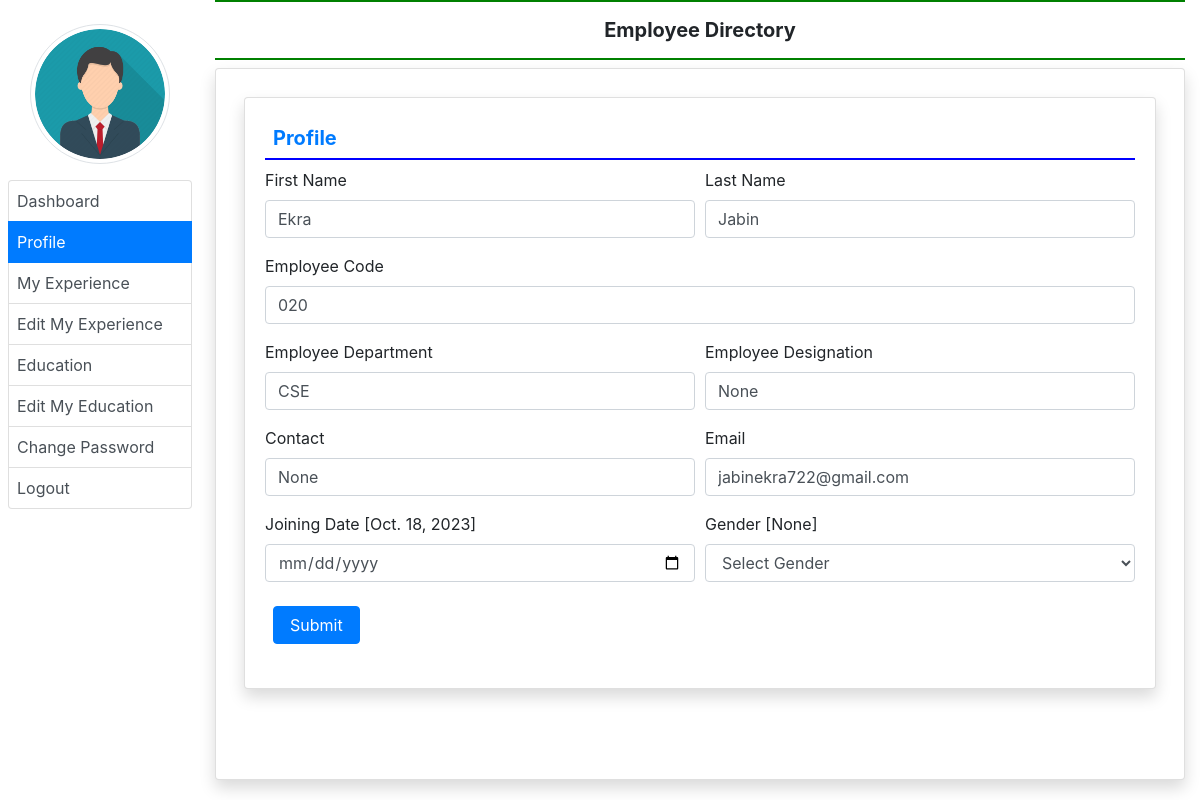
Page /profile/ (signed in) on the committed database.
### employee/models.py (models this page shows, shortened)
class EmployeeDetail(models.Model):
    user = models.ForeignKey(User,on_delete=models.CASCADE)
    empcode = models.CharField(max_length=50)
    empdept = models.CharField(max_length=100,null=True)
    designation = models.CharField(max_length=100,null=True)
    contact = models.CharField(max_length=50,null=True)
    gender = models.CharField(max_length=50,null=True)
    joiningdate = models.DateField(null=True)

### employee/views.py (the view, shortened to what this page needs)
# urls.py: path('profile/',profile,name='profile'),
def profile(request):
    if not request.user.is_authenticated:
        return redirect('emp_login')
    error = ""
    user = request.user
    employee = EmployeeDetail.objects.get(user = user)
    return render(request,'profile.html',locals())

### employee/templates/profile.html (shortened to what this page needs)
{% extends 'emp_base.html' %}
{% block main %}
<div class="card shadow m-2">
    <div class="card-body">
        <h5 class="p-2 text-primary" style="border-bottom:2px solid blue"><b>Profile</b></h5>
        <div vlass="Container-fluid">
            <form method="post" name="signup" onsubmit="return checkpassword()">
                <div class="form-row">
                    <div class="col-sm-6">
                        <div class="form-group">
                            <label>First Name</label>
                            <input type="text" name="firstname" class="form-control" placeholder="Enter First Name" pattern="[A-Za-z]+" value = "{{employee.user.first_name}}">
                        </div>
                    </div>
                    <div class="col-sm-6">
                        <div class="form-group">
                            <label>Last Name</label>
                            <input type="text" name="lastname" class="form-control" placeholder="Enter Last Name" pattern="[A-Za-z]+" value = "{{employee.user.last_name}}" >
                        </div>
                    </div>
                    <div class="col-sm-12">
                        <div class="form-group">
                            <label>Employee Code</label>
                            <input type="text" name="empcode" class="form-control" placeholder="Enter Your Employee Code" pattern="[0-9]+" value = "{{employee.empcode}}" >
                        </div>
                    </div>
                    <div class="col-sm-6">
                        <div class="form-group">
                            <label>Employee Department</label>
                            <input type="text" name="department" class="form-control" placeholder="Department" value = "{{employee.empdept}}">
                        </div>
                    </div>
                    <div class="col-sm-6">
                        <div class="form-group">
                            <label>Employee Designation</label>
                            <input type="text" name="designation" class="form-control" placeholder="Designation" value = "{{employee.designation}}">
                        </div>
                    </div>
                    <div class="col-sm-6">
                        <div class="form-group">
                            <label>Contact</label>
                            <input type="text" name="contact" class="form-control" placeholder="Contact Number" value = "{{employee.contact}}">
                        </div>
                    </div>
                    <div class="col-sm-6">
                        <div class="form-group">
                            <label>Email</label>
                            <input type="email" name="emailid" class="form-control" placeholder="Email ID" value = "{{employee.user.username}}">
                        </div>
                    </div>
                    <div class="col-sm-6">
                        <div class="form-group">
                            <label>Joining Date [{{employee.joiningdate}}]</label>
                            <input type="date" name="jdate" class="form-control">
                        </div>
                    </div>
                    <div class="col-sm-6">
                        <div class="form-group">
                            <label>Gender [{{employee.gender}}] </label>
                            <select name="gender" class="form-control">
                                <option value="None"> Select Gender </option>
                            </select>
                        </div>
                    </div>
                </div>
                <input type="submit" value="Submit" class="m-2 px-3 btn btn-primary">
            </form>
        </div>
    </div>
</div>
{% endblock %}

### rows in the picture
EmployeeDetail: firstname "Ekra", lastname "Jabin", empcode "020", department "CSE", designation "None", contact "None", emailid "jabinekra722@gmail.com", joiningdate "Oct. 18, 2023", gender "None"
